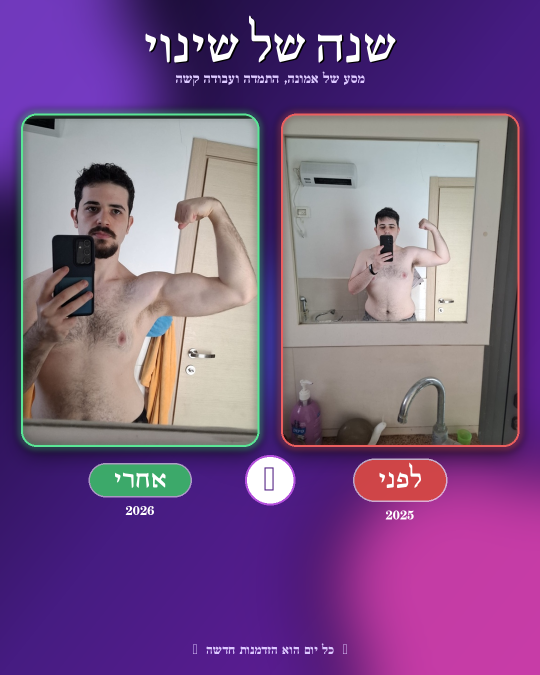
#> input picture before-after/before_after_square.png, 1080 x 1350 px, given in place of source_4.jpeg, which was not available (shown at 1/2 size)
$ python build_square.py
#> lines starting #> are read from the running program, lines starting #| are printed output that depends on the picture; after the words box and inside, x2 and y2 are one past the last pixel; in counts of white or black regions, pixels touching at a corner belong together; pictures that were not available may be replaced by others from this repository, and a replacement may not be noted
"""Square (1080x1350) before/after, sized for Instagram/WhatsApp sharing."""
from PIL import Image, ImageDraw, ImageFont, ImageFilter
import numpy as np

SRC = '/tmp/before_after/source_4.jpeg'
OUT = '/home/user/Dailymotivation/before-after/before_after_square.png'

src = Image.open(SRC)
#> src is the input picture: PIL image 1080x1350 RGB; mean R, G, B 122.2, 88.3, 134.7
before_raw = src.crop((297, 250,  881, 1026))
after_raw  = src.crop((290, 1038, 881, 1797))
before_raw = before_raw.crop((0, 0, before_raw.width, before_raw.height - 60))
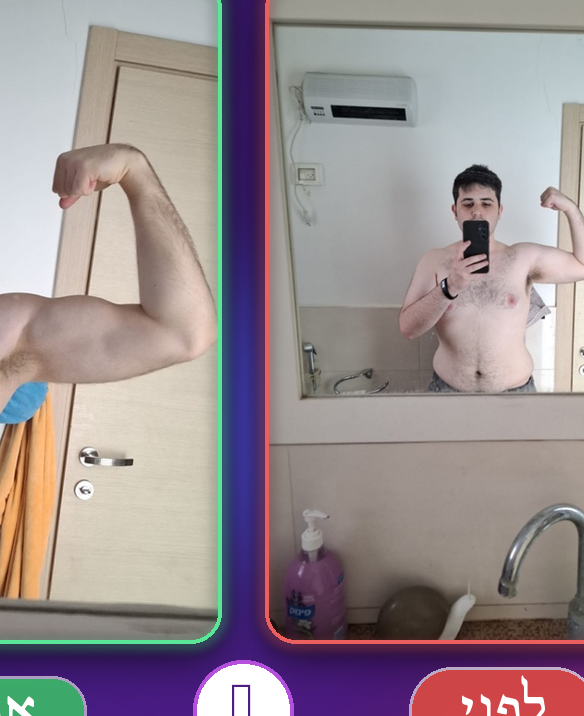
#> before_raw: PIL image 584x716 RGB; mean R, G, B 153.4, 141.8, 144.5
after_raw  = after_raw.crop((0, 0, after_raw.width,  after_raw.height  - 60))
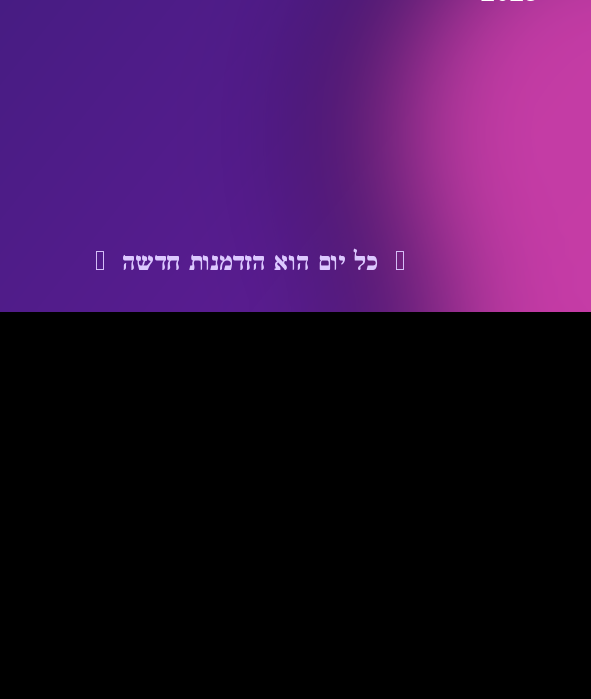
#> after_raw: PIL image 591x699 RGB; mean R, G, B 50.6, 16.7, 62.8

CARD_W, CARD_H = 470, 660

def fit_cover(img, w, h):
#> called with w = 470, h = 660
    iw, ih = img.size
#> iw = 584; ih = 716
    sr, dr = iw / ih, w / h
#> sr = 0.816; dr = 0.712
    if sr > dr:
        nw = int(ih * dr); x0 = (iw - nw) // 2
#> after `nw = int(ih * dr)`: nw = 509
#> after `x0 = (iw - nw) // 2`: x0 = 37
        img = img.crop((x0, 0, x0 + nw, ih))
    else:
        nh = int(iw / dr); y0 = (ih - nh) // 2
        img = img.crop((0, y0, iw, y0 + nh))
    return img.resize((w, h), Image.LANCZOS)

RADIUS = 28
def rounded(img, r):
#> called with r = 28
    m = Image.new('L', img.size, 0)
#> m: PIL image 470x660 L; every value is 0
    ImageDraw.Draw(m).rounded_rectangle((0,0,*img.size), radius=r, fill=255)
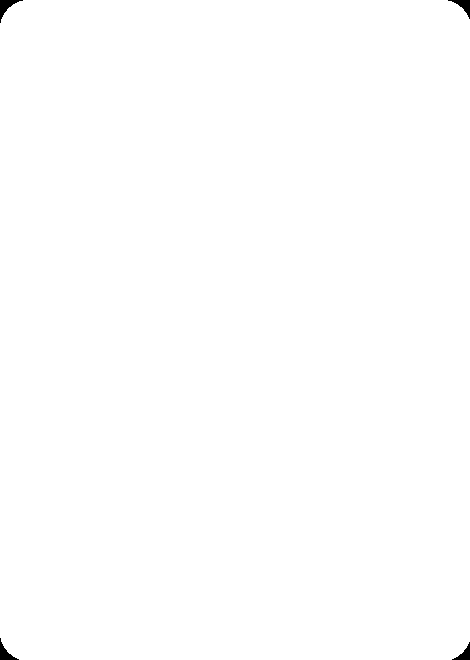
#> m: PIL image 470x660 L; 99.8% white; 4 black regions, box (x1, y1, x2, y2) and area: (0, 0, 23, 23) 174, (448, 0, 470, 19) 151, (0, 638, 19, 660) 151, (452, 642, 470, 660) 129
    o = Image.new('RGBA', img.size, (0,0,0,0)); o.paste(img,(0,0),m); return o
#> after `o = Image.new('RGBA', img.size, (0, 0, 0, 0))`: o: PIL image 470x660 RGBA; every value is 0

before_card = rounded(fit_cover(before_raw, CARD_W, CARD_H), RADIUS)
after_card  = rounded(fit_cover(after_raw,  CARD_W, CARD_H), RADIUS)
#> call 2 of fit_cover, with w = 470, h = 660
#> in fit_cover (call 2), `img = img.crop((x0, 0, x0 + nw, ih))`:
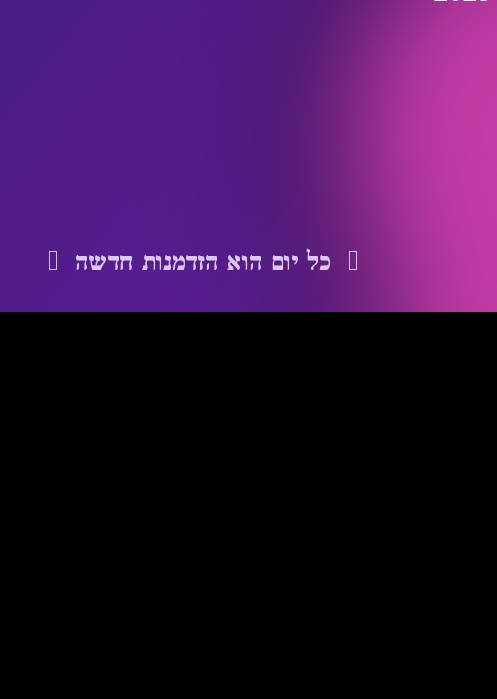
#> img: PIL image 497x699 RGB; mean R, G, B 48.7, 16.2, 62

W, H = 1080, 1350
g = np.zeros((H, W, 3), dtype=np.float32)
for y in range(H):
    for x in range(W):
        a = (x/W + y/H) * 0.5
        if a < 0.5:
            k = a/0.5; r=12+(70-12)*k; gr=8+(28-8)*k; b=32+(130-32)*k
        else:
            k = (a-0.5)/0.5; r=70+(110-70)*k; gr=28+(30-28)*k; b=130+(160-130)*k
        g[y,x]=(r,gr,b)
canvas = Image.fromarray(g.clip(0,255).astype(np.uint8)).convert('RGBA')

def add_orb(c,cx,cy,r,col,a=180):
#> called with cx = 130, cy = 200, r = 240, col = (140, 70, 230), a = 200
    L = Image.new('RGBA', c.size, (0,0,0,0))
#> L: PIL image 1080x1350 RGBA; every value is 0
    ImageDraw.Draw(L).ellipse((cx-r,cy-r,cx+r,cy+r), fill=col+(a,))
    L = L.filter(ImageFilter.GaussianBlur(70))
    c.paste(L,(0,0),L); return c

canvas = add_orb(canvas, 130, 200, 240, (140,70,230), 200)
canvas = add_orb(canvas, W-160, H-180, 280, (230,70,170), 190)
canvas = add_orb(canvas, W//2, H//2, 200, (60,100,230), 110)

GAP = 50
TOTAL = CARD_W*2 + GAP
LEFT = (W - TOTAL)//2
TOP = 230
right_x = LEFT + CARD_W + GAP   # before
left_x  = LEFT                  # after

def shadow(card, blur=40, alpha=180):
#> called with blur = 40, alpha = 180
    sh = Image.new('RGBA',(card.width+blur*2,card.height+blur*2),(0,0,0,0))
#> sh: PIL image 550x740 RGBA; every value is 0
    sm = Image.new('L', card.size, 0)
    ImageDraw.Draw(sm).rounded_rectangle((0,0,*card.size), radius=RADIUS, fill=alpha)
    sh.paste((0,0,0,alpha),(blur,blur),sm)
    return sh.filter(ImageFilter.GaussianBlur(blur/2))
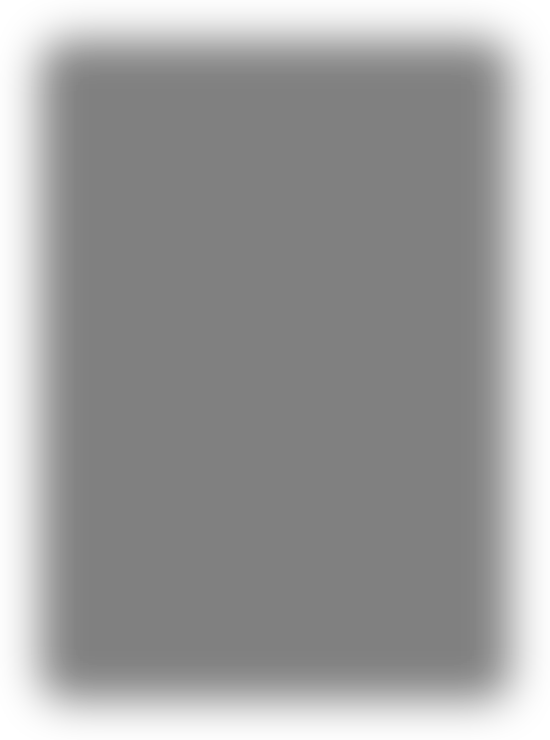
#> returned value: PIL image 550x740 RGBA; mean R, G, B, A 0, 0, 0, 96.5; transparent parts drawn white

sb,sa = shadow(before_card), shadow(after_card)
canvas.paste(sb,(right_x-40,TOP-18),sb)
canvas.paste(sa,(left_x-40,TOP-18),sa)
canvas.paste(before_card,(right_x,TOP),before_card)
canvas.paste(after_card,(left_x,TOP),after_card)

def card_glow(c,x,y,w,h,col):
#> called with x = 565, y = 230, w = 470, h = 660, col = (235, 95, 95)
    L = Image.new('RGBA', c.size, (0,0,0,0))
    ImageDraw.Draw(L).rounded_rectangle((x-10,y-10,x+w+10,y+h+10),
                                        radius=RADIUS+8, outline=col+(140,), width=12)
    L = L.filter(ImageFilter.GaussianBlur(7))
    c = Image.alpha_composite(c,L)
    L2 = Image.new('RGBA', c.size, (0,0,0,0))
    ImageDraw.Draw(L2).rounded_rectangle((x-3,y-3,x+w+3,y+h+3),
                                         radius=RADIUS+3, outline=col+(255,), width=4)
    return Image.alpha_composite(c,L2)
#> returned value: PIL image 1080x1350 RGBA

canvas = card_glow(canvas, right_x, TOP, CARD_W, CARD_H, (235, 95, 95))
canvas = card_glow(canvas, left_x,  TOP, CARD_W, CARD_H, (90, 230, 150))
#> call 2 of card_glow, with x = 45, y = 230, w = 470, h = 660, col = (90, 230, 150)
#> in card_glow (call 2), `L = L.filter(ImageFilter.GaussianBlur(7))`:
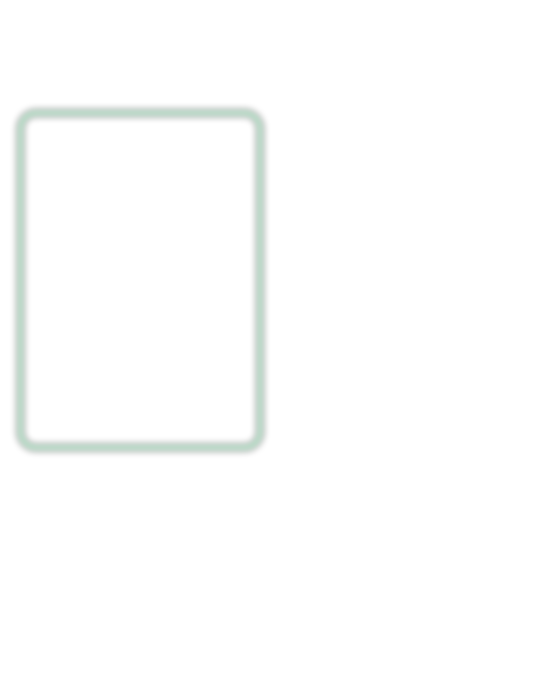
#> L: PIL image 1080x1350 RGBA (shown at 1/2 size); mean R, G, B, A 1.7, 4.2, 2.8, 2.6; transparent parts drawn white

draw = ImageDraw.Draw(canvas)
HEAVY = '/usr/share/fonts/truetype/culmus/ShofarDemi-Bold.ttf'
BOLD  = '/usr/share/fonts/truetype/culmus/FrankRuehlCLM-Bold.ttf'

title_font = ImageFont.truetype(HEAVY, 92)
draw.text((W//2+3, 92), 'שנה של שינוי', font=title_font, fill=(0,0,0,180), anchor='mm')
draw.text((W//2,   90), 'שנה של שינוי', font=title_font, fill=(255,255,255), anchor='mm')

sub_font = ImageFont.truetype(BOLD, 30)
draw.text((W//2, 158), 'מסע של אמונה, התמדה ועבודה קשה',
          font=sub_font, fill=(220,200,255), anchor='mm')

PILL_Y = TOP + CARD_H + 70
pill_font = ImageFont.truetype(HEAVY, 50)
date_font = ImageFont.truetype(BOLD, 30)

def pill(c, cx, cy, text, year, col):
#> called with cx = 800, cy = 960, text = 'לפני', year = 2025, col = (210, 70, 70)
    L = Image.new('RGBA', c.size, (0,0,0,0))
    ld = ImageDraw.Draw(L)
    px, py = 50, 18
    bb = ld.textbbox((0,0), text, font=pill_font, anchor='mm')
#> bb = (-45, -18, 46, 18)
    w = bb[2]-bb[0]+px*2; h = bb[3]-bb[1]+py*2
#> after `w = bb[2] - bb[0] + px * 2`: w = 191
#> after `h = bb[3] - bb[1] + py * 2`: h = 72
    ld.rounded_rectangle((cx-w//2,cy-h//2,cx+w//2,cy+h//2),
                         radius=h//2, fill=col+(245,),
                         outline=(255,255,255,140), width=3)
    ld.text((cx,cy-2), text, font=pill_font, fill=(255,255,255), anchor='mm')
    out = Image.alpha_composite(c,L)
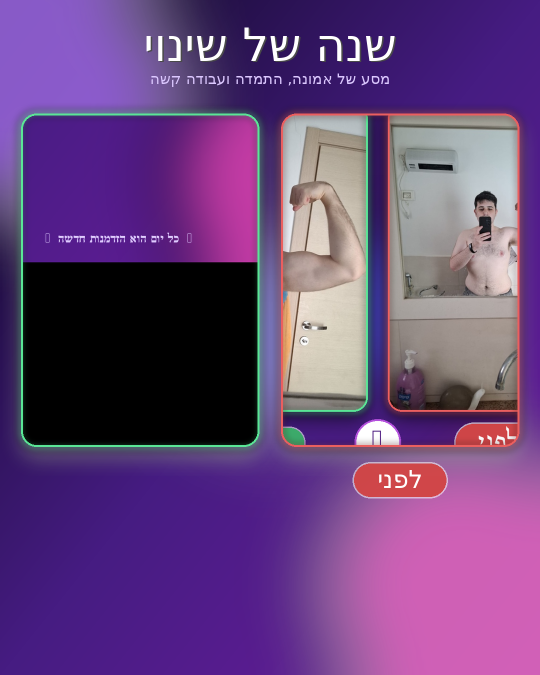
#> out: PIL image 1080x1350 RGBA (shown at 1/2 size); mean R, G, B, A 97.1, 55.8, 117.2, 240.9; transparent parts drawn white
    ImageDraw.Draw(out).text((cx, cy + h//2 + 28), str(year),
                             font=date_font, fill=(255,255,255,230), anchor='mm')
    return out

canvas = pill(canvas, right_x + CARD_W//2, PILL_Y, 'לפני', 2025, (210,70,70))
canvas = pill(canvas, left_x  + CARD_W//2, PILL_Y, 'אחרי', 2026, (60,175,105))

draw = ImageDraw.Draw(canvas)
mid_x = (right_x + left_x + CARD_W)//2
disc_r = 50
draw.ellipse((mid_x-disc_r, PILL_Y-disc_r, mid_x+disc_r, PILL_Y+disc_r),
             fill=(255,255,255,240), outline=(180,80,220,255), width=4)
arrow_font = ImageFont.truetype(HEAVY, 70)
draw.text((mid_x, PILL_Y-3), '←', font=arrow_font, fill=(80,30,130), anchor='mm')

tag_font = ImageFont.truetype(BOLD, 28)
draw.text((W//2, H - 50), '✦  כל יום הוא הזדמנות חדשה  ✦',
          font=tag_font, fill=(220,200,255), anchor='mm')

canvas.convert('RGB').save(OUT, quality=95)
print('Saved:', OUT, canvas.size)
#| Saved: /home/user/Dailymotivation/before-after/before_after_square.png (1080, 1350)
